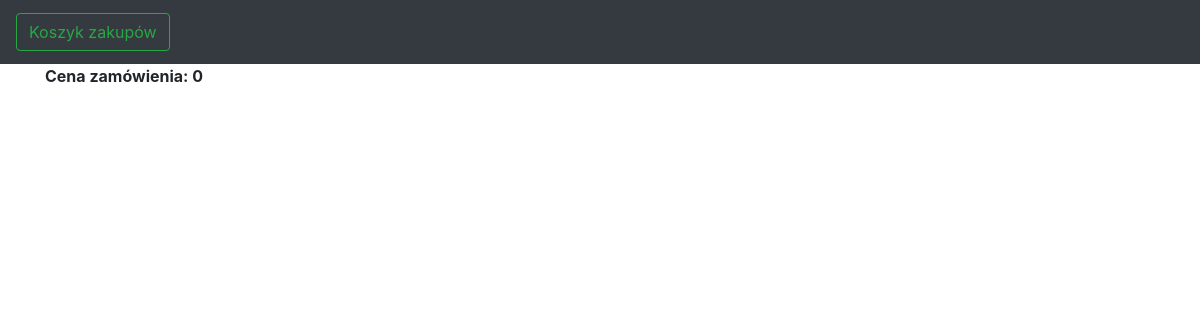
Page /order/1 on the earlier database version.
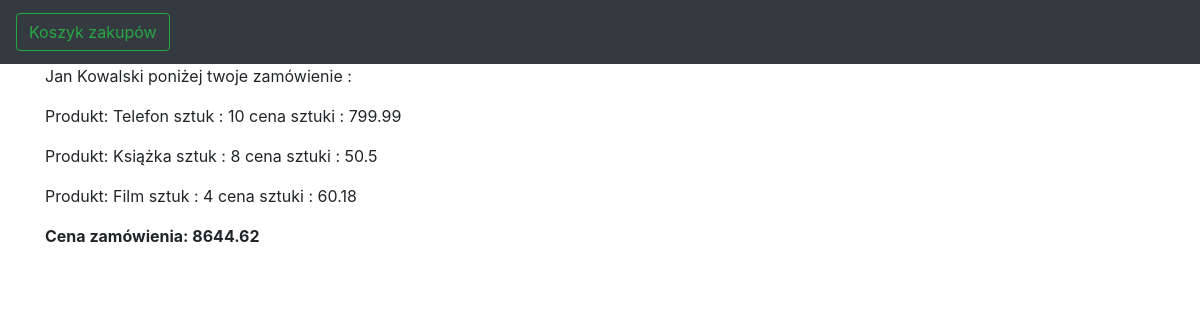
Same page on the later database version.
### sklep/models.py (models this page shows, shortened)
class OrderedProducts(models.Model):
    product = models.ForeignKey(Product, on_delete=models.PROTECT)
    order = models.ForeignKey(Order, on_delete=models.CASCADE)
    amount = models.IntegerField(default=1)

class Order(models.Model):
    def __str__(self):
        return self.first_name +' '+ self.last_name
    def get_total_prices(self):
        total = 0
        order_products = OrderedProducts.objects.filter(order=self)
        for order_product in order_products:
            total += order_product.amount * order_product.product.price
        return round(total,2)
    def get_products(self):
        return OrderedProducts.objects.filter(order=self)
    first_name = models.CharField(max_length=70)
    last_name = models.CharField(max_length=70)
    address = models.CharField(max_length=100)
    delivery = models.CharField(max_length=30)
    products = models.ManyToManyField("Product", through="OrderedProducts")
    discount_code = models.ForeignKey("Discount", on_delete=models.PROTECT, blank=True, null=True)

class Product(models.Model):
    name = models.CharField(max_length=100)
    price = models.FloatField(default = 0)
    description = models.CharField(max_length=500, default='Brak opisu')
    weight = models.FloatField(default=0)
    votes = models.IntegerField(default=0)
    sum = models.IntegerField(default=0)
    rating = models.FloatField(default=0)
    product_image = models.ImageField(upload_to='product_images/', blank=True, null=True)

### sklep/views.py (the view)
# urls.py: path("order/<int:order_id>", views.order_details),
def order_details(request,order_id):
    order = get_object_or_404(Order, pk=order_id)
    if order.discount_code:
        total_price = order.total_price_with_discount()
    else:
        total_price = order.get_total_prices()
    products = order.get_products()
    return render(request,"sklep/order_details.html",
                        {'products':products,
                         'total_price':total_price})

### sklep/templates/sklep/order_details.html
{% extends "base.html" %}
{% block content %}
    {% if products.0.order != None %}
        <p>{{products.0.order }} poniżej twoje zamówienie : </p>
    {% endif %}
    {% for product in products%}
        <p> Produkt: {{ product.product.name }} sztuk : {{ product.amount }} cena sztuki : {{ product.product.price }} </p>
    {% endfor %}
   <b> <p>Cena zamówienia: {{ total_price }}</p></b>
{%endblock%}

Differences in the rows shown:
added OrderedProducts: order.last_name "Jan Kowalski", product.name "Telefon", amount "10", product.price "799.99"
added OrderedProducts: product.name "Książka", amount "8", product.price "50.5"
added OrderedProducts: product.name "Film", amount "4", product.price "60.18"
Other differences:
{{ total_price }}: "0" → "8644.62"
text now shown: "poniżej twoje zamówienie :"
